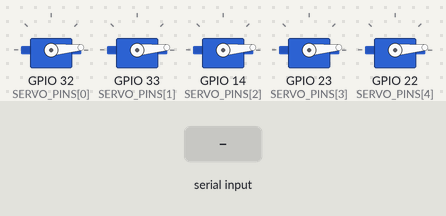
Simulated run of this program. Board: ESP32. On the bench: 5 × servo. The test bench sets the inputs (shaded band). What the program prints to the serial monitor is not drawn.

Above: at 1.2 s.
1.3 s: "90,45,200,10,150\n" received over Serial
At 1.7 s:
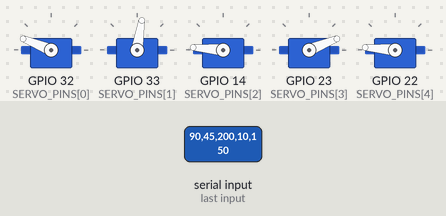
2.8 s: "90,45\n" received over Serial
Timing chart, 0 to 5.8 s (numbered marks = the images above; inputs shaded):
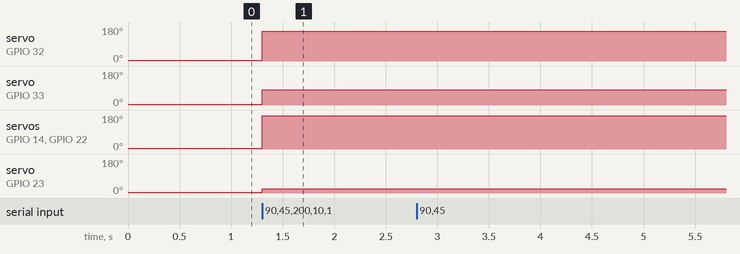

The program:

main.cpp
```cpp
#include <ESP32Servo.h>

// ──--- PIN ASSIGNMENT ---──────────────────────────────────────
constexpr uint8_t SERVO_PINS[5] = { 32, 33, 14, 23, 22 };

// ──--- CALIBRATED ANGLES (edit these once for your hand) ---───
//   MIN_DEG → finger fully OPEN
//   MAX_DEG → finger fully CLOSED
constexpr uint8_t MIN_DEG[5] = {  5,  5,  5,  5,  5 };   // example
constexpr uint8_t MAX_DEG[5] = {175,175,175,175,175 };   // example

// ──--- GLOBALS ---─────────────────────────────────────────────
Servo servos[5];

/// Map a 0–100 command to an angle inside this finger’s range
inline uint8_t valueToAngle(uint8_t finger, uint8_t v)
{
  // clamp just in case someone sends <0 or >100
  if (v > 100) v = 100;
  uint8_t lo = MIN_DEG[finger];
  uint8_t hi = MAX_DEG[finger];
  return lo + (uint32_t)(hi - lo) * v / 100;      // linear interp
}

void setup()
{
  Serial.begin(115200);

  // attach each servo and park them at “open” (0 %)
  for (uint8_t i = 0; i < 5; ++i) {
    servos[i].setPeriodHertz(50);          // 50 Hz for hobby servos
    servos[i].attach(SERVO_PINS[i], 500, 2500);
    servos[i].write(MIN_DEG[i]);
  }

  Serial.println(F("READY – send 5 comma-separated values 0-100 + newline"));
}

void loop()
{
  static String inLine;
  while (Serial.available()) {
    char c = Serial.read();
    if (c == '\n') {
      int v[5];
      if (sscanf(inLine.c_str(), "%d,%d,%d,%d,%d",
                 &v[0], &v[1], &v[2], &v[3], &v[4]) == 5) {

        for (uint8_t i = 0; i < 5; ++i)
          servos[i].write(valueToAngle(i, (uint8_t)v[i]));

      } else {
        Serial.println(F("ERR: need exactly 5 integers 0-100"));
      }
      inLine = "";
    } else {
      inLine += c;
    }
  }
}
```

Measured:
- after the input at 1.3 s, servo on GPIO 32 (SERVO_PINS[0]): 5° → 158° at once; servo on GPIO 33 (SERVO_PINS[1]): 5° → 81° at once; servo on GPIO 14 (SERVO_PINS[2]), servo on GPIO 22 (SERVO_PINS[4]): 5° → 175° at once; servo on GPIO 23 (SERVO_PINS[3]): 5° → 22° at once
- after the input at 2.8 s, every drawn part: stays the same
